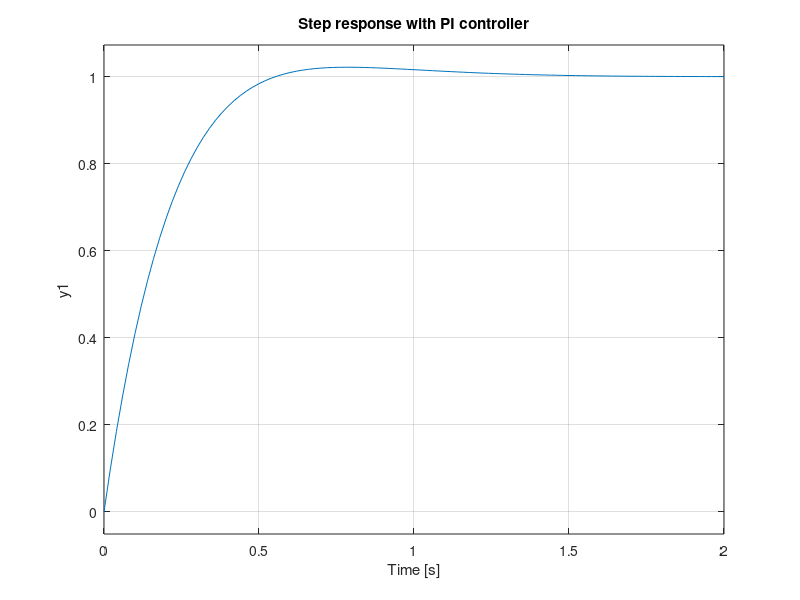
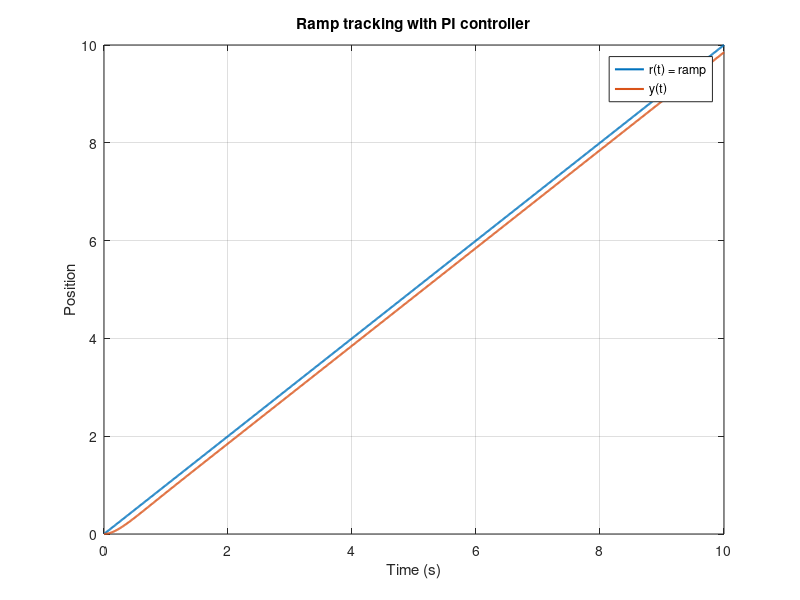

Here is the MATLAB script that generated these plots, in order:
% Plant and PI controller
s = tf('s');
G = 5 / (s + 3);          % first-order plant
Kp = 1;
Ki = 4;
C = Kp + Ki / s;          % PI controller

L = C * G;
T = feedback(L, 1);       % closed-loop from r to y
S = 1 - T;                % sensitivity from r to e

% Static error constants
Kp_static = dcgain(L);      % position constant
Kv_static = dcgain(s * L);  % velocity constant

fprintf('Kp (static) = %g\n', Kp_static);
fprintf('Kv (static) = %g\n', Kv_static);
fprintf('Predicted ramp error (unit ramp) = %g\n', 1 / Kv_static);

% Step response (zero steady-state error)
figure;
step(T);
title('Step response with PI controller');

% Ramp response via lsim
t = 0:0.01:10;
r_ramp = t;   % unit-slope ramp
[y_ramp, t_out] = lsim(T, r_ramp, t);

figure;
plot(t_out, r_ramp, 'LineWidth', 1.5); hold on;
plot(t_out, y_ramp, 'LineWidth', 1.5);
grid on;
xlabel('Time (s)');
ylabel('Position');
legend('r(t) = ramp', 'y(t)');
title('Ramp tracking with PI controller');

% Simulink notes:
% A corresponding Simulink model uses:
%  - Sum block (r - y)
%  - Discrete or continuous PI controller block
%  - Transfer Fcn block for G(s)
%  - Scope blocks to view y(t) and e(t)
